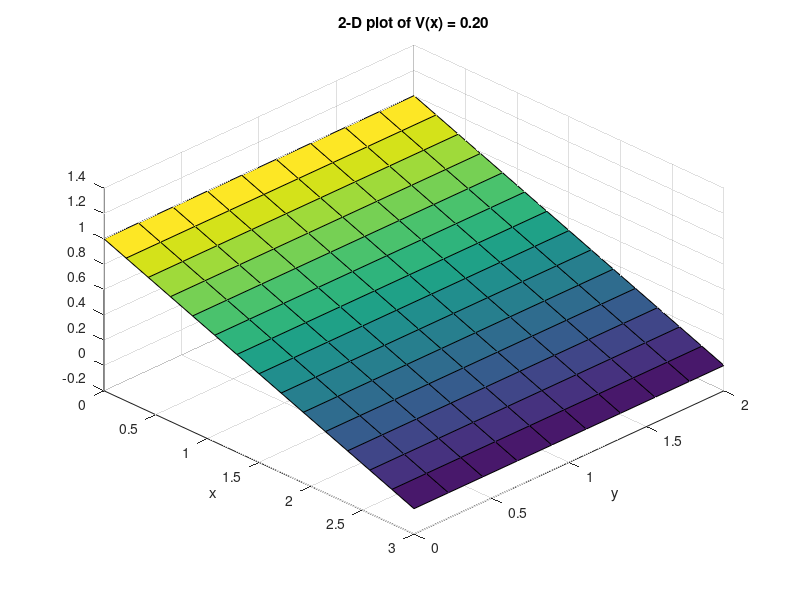
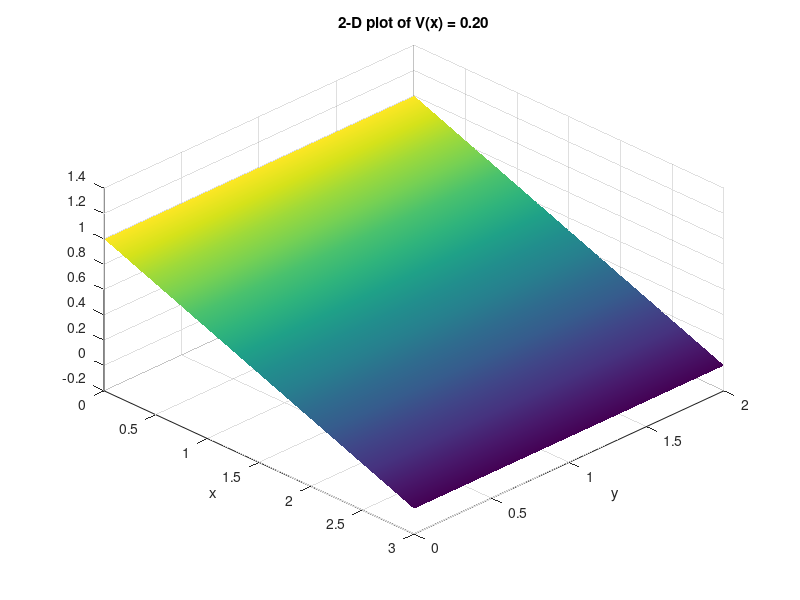
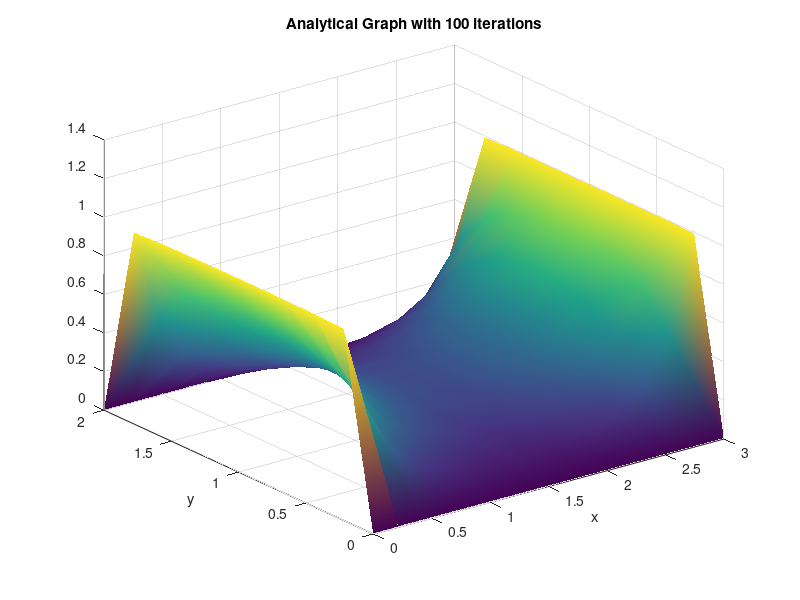

MATLAB code for these plots, in order:
clear all
close all
clc
set(0, 'DefaultFigureWindowStyle', 'docked')

%Muhammad Shabeh Raza Abbas
%101092004

% QUESTION 1
% 2D Laplace case

Width = 2;
Len = 3;
V0 = 1;

dx = 0.2;
dy = 0.2;
nx = Len/dx;
ny = Width/dy;



C1 = -2*(1/dx^2 + 1/dy^2);
C2 = 1/(dx^2);
C3 = 1/(dy^2);
i = zeros(nx*ny,nx*ny);
j = zeros(nx*ny,1);


for x = 2:(nx-1)
    for y=2:(ny-1)
        c = (y-1).*nx + x;
        i(c,c) = C1;
        i(c,((y-1).*nx + x-1)) = C2;
        i(c,((y-1).*nx + x+1)) = C2;
        i(c,((y-2).*nx + x)) = C3;
        i(c,((y).*nx + x)) = C3;
    end
end


for y=1:ny
    c = ((y-1).*nx + 1);
    i(c,c) = 1;
    
    j(c) = V0;
    
    c = ((y-1).*nx + nx);
    i(c,c) = 1;
end


for x=2:(nx-1)
    c = (1-1).*nx + x;
    i(c,c) = 1;
    i(c,(2-1).*nx + x) = -1;
    
    c = ((ny-1).*nx + x);
    i(c,c) = 1;
    i(c,((ny-2).*nx + x)) = -1;
end

v = i\j;
v = reshape(v,[],ny)';

figure();
surf(linspace(0,Len,nx),linspace(0,Width,ny),v);
xlabel('x');
ylabel('y');
title(sprintf('2-D plot of V(x) = %.2f', dx));
set(gca, 'View', [45 45])

figure();
surf(linspace(0,Len,nx),linspace(0,Width,ny),v);
xlabel('x');
ylabel('y');
title(sprintf('2-D plot of V(x) = %.2f', dx));
set(gca, 'View', [45 45])
shading interp


Soln = zeros(ny, nx);
x1 = repmat(linspace(-Len/2,Len/2,nx),ny,1);
y1 = repmat(linspace(0,Width,ny),nx,1)';
it = 100;
avgError = zeros(it,1);


for c=1:it
    n = 2*c - 1;
    Soln = Soln + 1./n.*cosh(n.*pi.*x1./Width) ...
        ./cosh(n.*pi.*(Len./2)./Width).*sin(n.*pi.*y1./Width);

    avgError(c) = mean(mean(abs(Soln.*4.*V0./pi - v)));
end

Soln = Soln.*4.*V0./pi;

figure();
surf(linspace(0,Len,nx),linspace(0,Width,ny),Soln);
shading interp
xlabel('x');
ylabel('y');
title(sprintf('Analytical Graph with %d iterations', it));